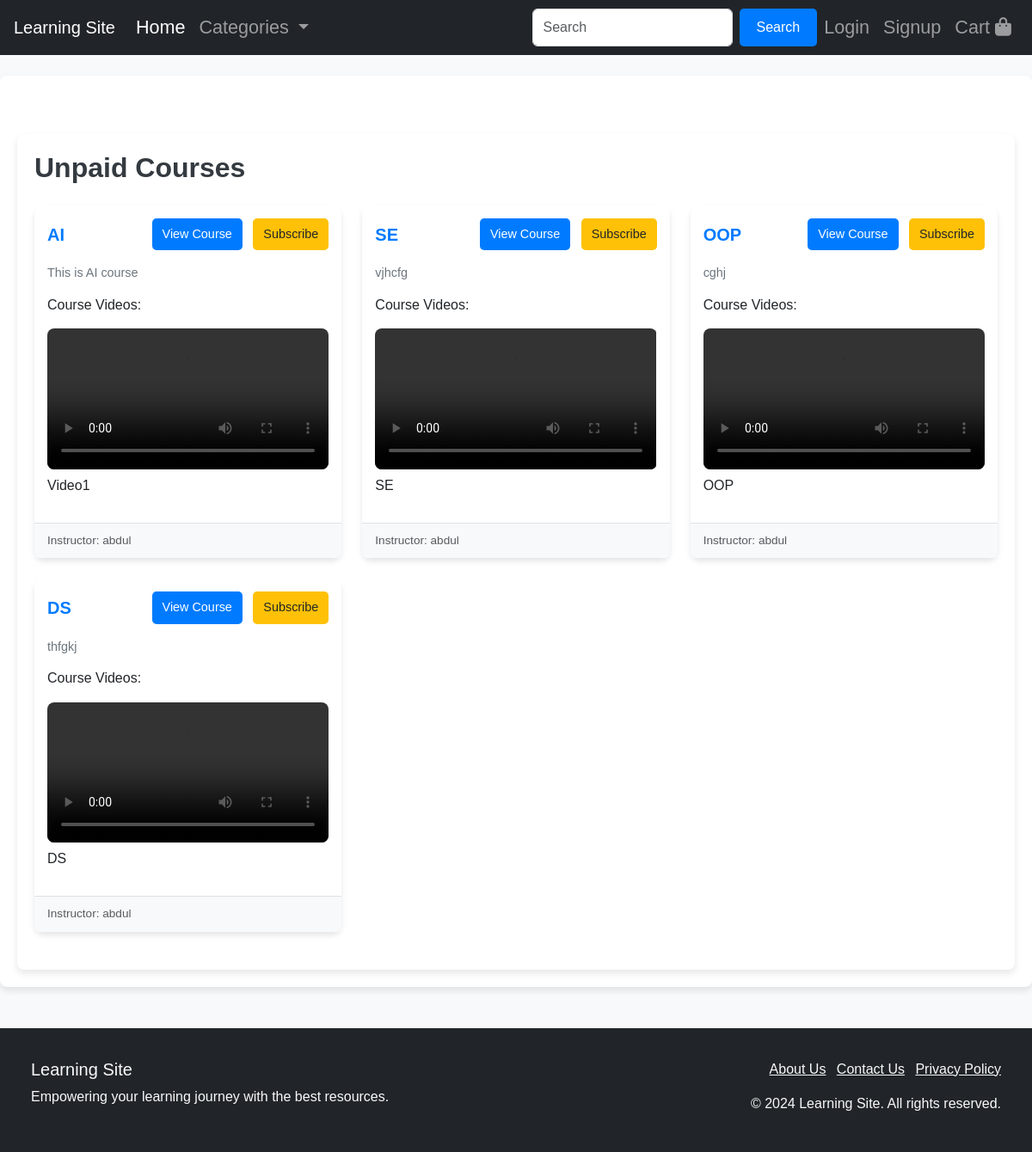
The page /courses/?type=unpaid on the database its author committed.
### course_instructor/models.py (models this page shows, shortened)
class Course(models.Model):
    COURSE_TYPE_CHOICES = [
        ('paid', 'Paid'),
        ('unpaid', 'Unpaid'),
    ]
    title = models.CharField(max_length=255)
    description = models.TextField()
    duration = models.DurationField(default=timedelta(days=30))
    instructor = models.ForeignKey(Profile, on_delete=models.CASCADE, related_name='courses_taught')
    course_type = models.CharField(max_length=10, choices=COURSE_TYPE_CHOICES, default='unpaid')
    created_at = models.DateTimeField(auto_now_add=True)
    updated_at = models.DateTimeField(auto_now=True)

class CourseContent(models.Model):
    course = models.ForeignKey(Course, related_name='contents', on_delete=models.CASCADE)
    title = models.CharField(max_length=255)
    video = models.FileField(upload_to='course_videos/', max_length=255)
    content_type = models.CharField(max_length=100, choices=[('video', 'Video'), ('pdf', 'PDF'), ('text', 'Text')])
    order = models.IntegerField()
    additional_resources = models.FileField(upload_to='resources/', null=True, blank=True)
    is_first_video = models.BooleanField(default=False)

### main/models.py (models this page shows, shortened)
class Profile(models.Model):
    user = models.OneToOneField(User, on_delete=models.CASCADE)
    bio = models.TextField(blank=True, null=True)  # Short biography or description of the user
    profile_picture = models.ImageField(upload_to='profile_pics/', blank=True, null=True)  # Optional profile picture
    is_student = models.BooleanField(default=False)  # Indicates if the user is a student
    is_instructor = models.BooleanField(default=False)  # Indicates if the user is an instructor
    instructor_bio = models.TextField(blank=True, null=True)  # Detailed bio for instructors
    expertise = models.CharField(max_length=255, blank=True, null=True)  # Area of expertise (e.g., subject or field)
    created_at = models.DateTimeField(auto_now_add=True)  # Automatically set when the profile is created
    updated_at = models.DateTimeField(auto_now=True)  # Automatically updated when the profile is modified

### course_instructor/views.py (the view)
# urls.py: path("courses/", filter_courses, name="filter_courses"),
def filter_courses(request):
    course_type = request.GET.get('type', 'all')
    content_prefetch = Prefetch(
        'contents',
        queryset=CourseContent.objects.all().order_by('order')
    )
    if course_type == 'paid':
        courses = Course.objects.filter(course_type='paid').prefetch_related(content_prefetch)
    elif course_type == 'unpaid':
        courses = Course.objects.filter(course_type='unpaid').prefetch_related(content_prefetch)
    else:
        courses = Course.objects.all().prefetch_related(content_prefetch)
    return render(request, 'course_list.html', {'courses': courses, 'selected_type': course_type})

### template/course_list.html (shortened to what this page needs)
{% extends "layout.html" %}
{% load static %}
{% block content %}
<main class="container mt-5">
  <h1 class="mb-4">
    {% if selected_type == 'paid' %}
      Paid Courses
    {% elif selected_type == 'unpaid' %}
      Unpaid Courses
    {% else %}
      All Courses
    {% endif %}
  </h1>
  <div class="row">
    {% for course in courses %}
    <div class="col-md-4 mb-4">
      <div class="card h-100">
        <div class="card-body">
          <div class="d-flex justify-content-between align-items-center">
            <h5 class="card-title mb-0">{{ course.title }}</h5>
            <div>
              <a href="{% url 'course_detail' course.id %}" class="btn btn-primary btn-sm me-2">View Course</a>
              <a href="{% url 'subscribe' course.title course.course_type %}" class="btn btn-warning btn-sm">Subscribe</a>
            </div>
          </div>
          <p class="card-text mt-3">{{ course.description|truncatewords:20 }}</p>
          {% if course.contents.exists %}
          <h6>Course Videos:</h6>
          {% for content in course.contents.all %}
            {% if content.content_type == 'video' %}
            <div class="mb-3">
              <video width="100%" controls>
                <source src="{{ content.video.url }}" type="video/mp4">
              </video>
              <p>{{ content.title }}</p>
            </div>
            {% endif %}
          {% endfor %}
          {% else %}
          <p>No videos available for this course.</p>
          {% endif %}
        </div>
        <div class="card-footer text-muted">
          Instructor: {{ course.instructor.user.username }}
        </div>
      </div>
    </div>
    {% empty %}
    <p class="text-center col-12">No courses available.</p>
    {% endfor %}
  </div>
</main>
{% endblock %}

### static/style.css (style rules this page uses)
.container { max-width: 100% !important; }
body { display: flex; flex-direction: column; min-height: 100vh; margin: 0; }
.container { max-width: 800px; margin: 0 auto; padding: 20px; }
body { font-family: 'Arial', sans-serif; background-color: #f8f9fa; margin: 0; padding: 0; }
main.container { max-width: 1200px; margin: auto; background: #fff; padding: 20px; border-radius: 8px; box-shadow: 0 4px 8px rgba(0, 0, 0, 0.1); }
h1 { font-size: 2rem; font-weight: bold; color: #343a40; }
.card { border: none; border-radius: 10px; box-shadow: 0 4px 6px rgba(0, 0, 0, 0.1); transition: transform 0.2s ease-in-out, box-shadow 0.2s ease-in-out; }
.card-body { padding: 15px; }
.card-title { font-size: 1.25rem; font-weight: bold; color: #007bff; margin-bottom: 10px; }
.card-text { font-size: 0.9rem; color: #6c757d; }
video { border-radius: 8px; margin-top: 10px; }
.btn { font-size: 0.9rem; padding: 8px 12px; border-radius: 5px; transition: background-color 0.2s ease-in-out, color 0.2s ease-in-out; }
.btn-primary { background-color: #007bff; color: white; border: none; }
.btn-warning { background-color: #ffc107; color: #212529; border: none; }
.card-footer { background-color: #f8f9fa; font-size: 0.85rem; color: #6c757d; padding: 10px 15px; border-top: 1px solid #dee2e6; border-radius: 0 0 10px 10px; }

### rows shown on the page
Course: title "AI", description "This is AI course", instructor.user.username "abdul"
CourseContent: title "Video1"
Course: title "SE", description "vjhcfg", instructor.user.username "abdul"
CourseContent: title "SE"
Course: title "OOP", description "cghj", instructor.user.username "abdul"
CourseContent: title "OOP"
Course: title "DS", description "thfgkj", instructor.user.username "abdul"
CourseContent: title "DS"
